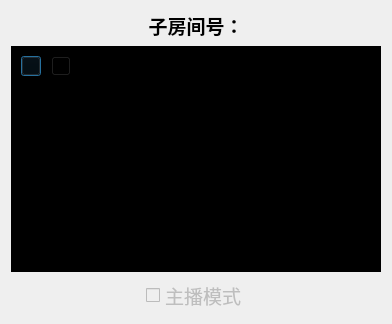
<?xml version="1.0" encoding="UTF-8"?>
<ui version="4.0">
 <class>TestSubCloudSetting</class>
 <widget class="QDialog" name="TestSubCloudSetting">
  <property name="geometry">
   <rect>
    <x>0</x>
    <y>0</y>
    <width>392</width>
    <height>324</height>
   </rect>
  </property>
  <property name="font">
   <font>
    <pointsize>14</pointsize>
   </font>
  </property>
  <property name="windowTitle">
   <string>高级设置</string>
  </property>
  <property name="styleSheet">
   <string notr="true"/>
  </property>
  <layout class="QVBoxLayout" name="verticalLayout" stretch="0,1,0">
   <item>
    <widget class="QLabel" name="labelSubRoomId">
     <property name="sizePolicy">
      <sizepolicy hsizetype="Preferred" vsizetype="Fixed">
       <horstretch>0</horstretch>
       <verstretch>0</verstretch>
      </sizepolicy>
     </property>
     <property name="font">
      <font>
       <pointsize>14</pointsize>
       <weight>75</weight>
       <bold>true</bold>
      </font>
     </property>
     <property name="text">
      <string>子房间号：</string>
     </property>
     <property name="alignment">
      <set>Qt::AlignCenter</set>
     </property>
    </widget>
   </item>
   <item>
    <widget class="QWidget" name="videoPlaceHolder" native="true">
     <property name="font">
      <font>
       <pointsize>14</pointsize>
      </font>
     </property>
     <property name="styleSheet">
      <string notr="true">background-color: rgb(0, 0, 0);</string>
     </property>
     <widget class="QPushButton" name="audioMuteBt">
      <property name="geometry">
       <rect>
        <x>10</x>
        <y>10</y>
        <width>20</width>
        <height>20</height>
       </rect>
      </property>
      <property name="font">
       <font>
        <pointsize>14</pointsize>
       </font>
      </property>
      <property name="styleSheet">
       <string notr="true">image: url(:/switch/image/switch/audio_normal.png);
background-color: rgba(0, 0, 0, 0);</string>
      </property>
      <property name="text">
       <string/>
      </property>
     </widget>
     <widget class="QPushButton" name="videoMuteBt">
      <property name="geometry">
       <rect>
        <x>40</x>
        <y>10</y>
        <width>20</width>
        <height>20</height>
       </rect>
      </property>
      <property name="font">
       <font>
        <pointsize>14</pointsize>
       </font>
      </property>
      <property name="styleSheet">
       <string notr="true">image: url(:/switch/image/switch/video_normal.png);
background-color: rgba(0, 0, 0, 0);</string>
      </property>
      <property name="text">
       <string/>
      </property>
     </widget>
    </widget>
   </item>
   <item>
    <layout class="QHBoxLayout" name="horizontalLayout">
     <item>
      <spacer name="horizontalSpacer_2">
       <property name="orientation">
        <enum>Qt::Horizontal</enum>
       </property>
       <property name="sizeHint" stdset="0">
        <size>
         <width>40</width>
         <height>20</height>
        </size>
       </property>
      </spacer>
     </item>
     <item>
      <widget class="QCheckBox" name="cbAnchorMode">
       <property name="enabled">
        <bool>false</bool>
       </property>
       <property name="font">
        <font>
         <pointsize>14</pointsize>
        </font>
       </property>
       <property name="text">
        <string>主播模式</string>
       </property>
      </widget>
     </item>
     <item>
      <spacer name="horizontalSpacer">
       <property name="orientation">
        <enum>Qt::Horizontal</enum>
       </property>
       <property name="sizeHint" stdset="0">
        <size>
         <width>40</width>
         <height>20</height>
        </size>
       </property>
      </spacer>
     </item>
    </layout>
   </item>
  </layout>
 </widget>
 <resources/>
 <connections/>
</ui>
